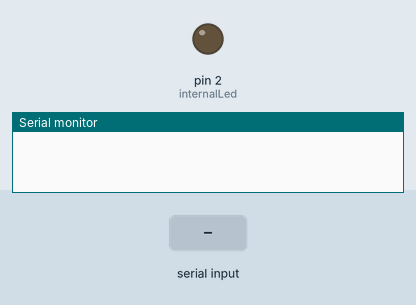
Simulated run of this sketch. Board: Arduino Uno, built with avr-gcc and run on an emulated ATmega328P. Shown: output pins drawn as LEDs (lit = HIGH), the last lines printed to the serial monitor. The test bench sets the inputs (shaded band).

Above: at 1.2 s.
1.3 s: "$LT\n" received over Serial
At 2.3 s:
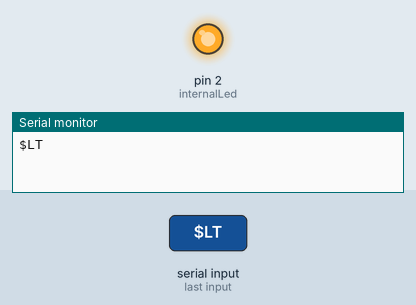
2.8 s: "$LF\n" received over Serial
At 3.5 s:
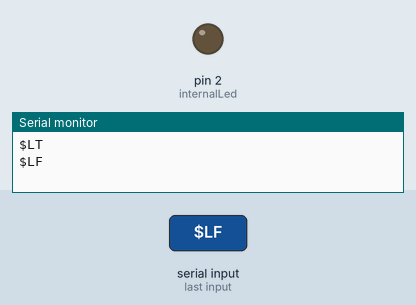
Timing chart, 0 to 5.8 s (numbered marks = the images above; inputs shaded):
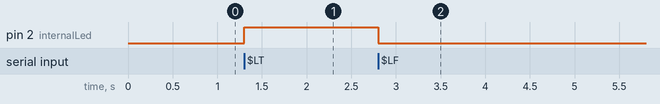

The sketch:

ConexionCSharp.ino
```cpp
String inputString = "";
bool stringComplete = false;
int internalLed = 2;

void setup()
{
  Serial.begin(9600);
  pinMode(internalLed, OUTPUT);
  digitalWrite(internalLed, LOW);
}

void loop()
{
  if(stringComplete)
  {
    inputString.trim();
    Serial.println(inputString);

    if(inputString.equals("$LF"))
    {
      digitalWrite(internalLed, LOW);
    }
    else if(inputString.equals("$LT"))
    {
      digitalWrite(internalLed, HIGH);
    }

    inputString = "";
    stringComplete = false;
  }

}

void serialEvent()
{
  while (Serial.available())
  {
    char inChar = (char) Serial.read();
    if (inChar == '\n')
    {
      stringComplete = true;
    }
    else
    {
      inputString += inChar;
    }
  }
}
```

Measured:
- after the input at 1.3 s, pin 2 (internalLed): LOW → HIGH at once
- after the input at 2.8 s, pin 2 (internalLed): HIGH → LOW at once
